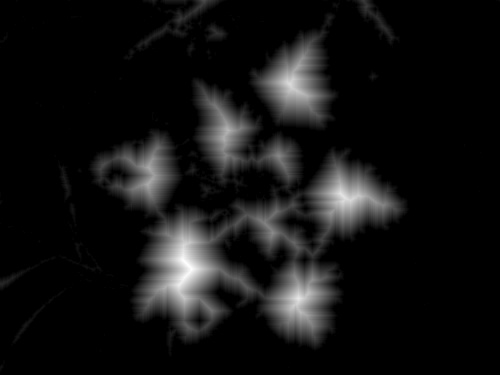
#> input picture Extra Images/EditedTestLeaves.jpg, 500 x 375 px, found by its file name
$ python ImageEdit.py
#> lines starting #> are read from the running program, lines starting #| are printed output that depends on the picture; after the words box and inside, x2 and y2 are one past the last pixel; in counts of white or black regions, pixels touching at a corner belong together
import cv2

def find_max(img):
    maxPixel = 0
    for x in range(width):
        for y in range(height):
            if img[y, x] > maxPixel:
                maxPixel = img[y, x]
    return maxPixel

def max_locations(img, maxPixel, thresholdBrightness=.6):
    locations = []
    for x in range(width):
        for y in range(height):
            if img[y, x] >= thresholdBrightness * maxPixel:
                # .6 is a threshold
                locations.append((y, x))
    return locations

def get_connected_region(location, locations):
    checkLocations = [location]
    newCheckLocations = []
    checkedLocations = []
    region = []
    locations.remove(location)  # first spot is already checked
    while len(checkLocations) > 0:
        for check in checkLocations:
            if check in checkedLocations:
                pass
            else:
                checkedLocations.append(check)
                if (check[0]-1, check[1]) in locations:
                    newCheckLocations.append((check[0]-1, check[1]))
                    locations.remove((check[0]-1, check[1]))
                if (check[0]+1, check[1]) in locations:
                    newCheckLocations.append((check[0]+1, check[1]))
                    locations.remove((check[0]+1, check[1]))
                if (check[0], check[1]-1) in locations:
                    newCheckLocations.append((check[0], check[1]-1))
                    locations.remove((check[0], check[1]-1))
                if (check[0], check[1]+1) in locations:
                    newCheckLocations.append((check[0], check[1]+1))
                    locations.remove((check[0], check[1]+1))
        region += checkLocations
        checkLocations = newCheckLocations
        newCheckLocations = []
    return region

def get_all_regions(locations, img):
    regions = []
    while len(locations) > 0:
        region = get_connected_region(locations[0], locations)
        '''
        for location in region:
            img[location[0], location[1]] = 0
        '''
        regions.append(region)
    return regions

def keep_large_regions(regions, thresholdSize=100):
    for i in range(len(regions)-1, -1, -1):
        print(len(regions[i]))
        if len(regions[i]) < thresholdSize:
            regions.pop(i)
        else:
            pass

#img = cv2.imread('Rotated\\30.jpg', 0)
img = cv2.imread('EditedTestLeaves.jpg', 0)
#> img is the input picture: shape (375, 500); min 0, max 255, mean 19
cv2.imshow('Window', img)

(height, width) = img.shape
#> height = 375; width = 500
#print(height, width)

maxPixel = find_max(img)
#> after the loop in find_max, `for x in range(width):`: maxPixel = 255
#> maxPixel = 255
locations = max_locations(img, maxPixel, .6)    # .6 is default
#> locations = 4577 pairs, first value 62 to 318, second value 144 to 373
regions = get_all_regions(locations, img)
#> the loop in get_all_regions, `while len(locations) > 0:` made 9 passes
#> region on passes 7 to 9: [(211, 332)], [(210, 333)], [(200, 373)]
#> after the loop in get_all_regions, `while len(locations) > 0:`: regions = 9 items
#> regions = 9 items
keep_large_regions(regions, 100)                # 100 is default
#> the loop in keep_large_regions, `for i in range(len(regions)-1, -1, -1):` made 9 passes
#> i on passes 1, 2, 3, 4, 6, 7, 8, 9: 8, 7, 6, 5, 3, 2, 1, 0
#| 1
#| 1
#| 1
#| 858
#| 726
#| 705
#| 147
#| 2017
#> (further printed lines are left out)
#> after the loop in keep_large_regions, `for i in range(len(regions)-1, -1, -1):`: regions = 6 items

locations2 = max_locations(img, maxPixel, .4)
#> locations2 = 12216 pairs, first value 49 to 330, second value 127 to 388
regions2 = get_all_regions(locations2, img)
#> the loop in get_all_regions (call 2), `while len(locations) > 0:` made 10 passes
#> region on passes 1, 5: [(158, 127)], [(271, 222)]
#> regions2 = 10 items
keep_large_regions(regions2)
#> the loop in keep_large_regions (call 2), `for i in range(len(regions)-1, -1, -1):` made 10 passes
#| 2169
#| 1946
#| 123
#| 1895
#| 277
#| 1
#| 985
#| 3857
#> (further printed lines are left out)

for region in regions:
    for location in region:
        img[location[0], location[1]] = 0
#> this loop made 6 passes
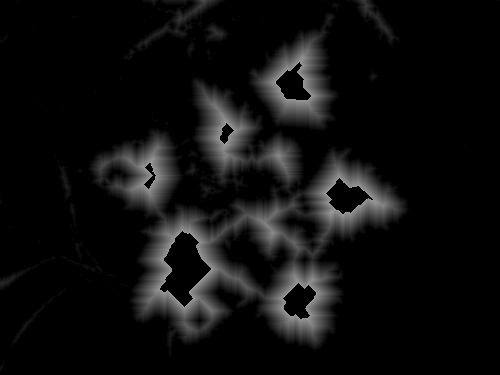
#> img: shape (375, 500); 2.44% of pixels changed, all inside (x1, y1, x2, y2) = (144, 62, 373, 319)

print(len(regions))
#| 6
print(len(regions2))
#| 8
print('Potential weeds: ', len(regions2)-len(regions))
#| Potential weeds:  2
#print(maxPixel, locations)
cv2.imshow('Window1', img)

# try to make any image possible
# next step: detect if potential weeds are inside boundary of plant
#    if yes, not a weed
#    if no, probably a weed

$ run again, with Extra Images/Rotated/30.jpg copied over Extra Images/EditedTestLeaves.jpg
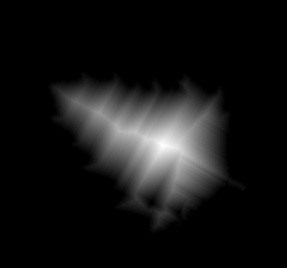
#> input picture Extra Images/Rotated/30.jpg, 287 x 268 px, found by its file name
#> img is the input picture: shape (268, 287); min 0, max 254, mean 20.6
#> after the loop in find_max, `for x in range(width):`: maxPixel = 254
#> `locations = max_locations(img, maxPixel, .6)`: locations = 2754 pairs, first value 120 to 174, second value 111 to 195
#> the loop in get_all_regions, `while len(locations) > 0:` made 1 pass
#> after the loop in get_all_regions, `while len(locations) > 0:`: regions = 1 item
#> the loop in keep_large_regions, `for i in range(len(regions)-1, -1, -1):` made 1 pass
#| 2754
#> locations2 = 6701 pairs, first value 100 to 193, second value 74 to 207
#> the loop in get_all_regions (call 2), `while len(locations) > 0:` made 1 pass
#> regions2 = 1 item
#> the loop in keep_large_regions (call 2), `for i in range(len(regions)-1, -1, -1):` made 1 pass
#| 6701
#> the loop `for region in regions:` made 1 pass
#> after the loop `for region in regions:`:
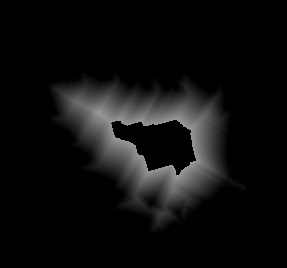
#> img: shape (268, 287); 3.58% of pixels changed, all inside (x1, y1, x2, y2) = (111, 120, 196, 175)
#| 1
#| 1
#| Potential weeds:  0

$ run again, with Extra Images/Edited Leaf.jpg copied over Extra Images/EditedTestLeaves.jpg
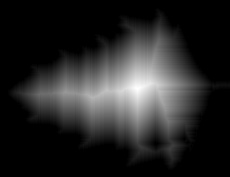
#> input picture Extra Images/Edited Leaf.jpg, 230 x 177 px, found by its file name
#> img is the input picture: shape (177, 230); min 0, max 255, mean 38.8
#> after the loop in find_max, `for x in range(width):`: maxPixel = 255
#> `locations = max_locations(img, maxPixel, .6)`: locations = 2745 pairs, first value 60 to 117, second value 81 to 172
#> the loop in get_all_regions, `while len(locations) > 0:` made 1 pass
#> after the loop in get_all_regions, `while len(locations) > 0:`: regions = 1 item
#> the loop in keep_large_regions, `for i in range(len(regions)-1, -1, -1):` made 1 pass
#| 2745
#> locations2 = 6611 pairs, first value 41 to 131, second value 38 to 186
#> the loop in get_all_regions (call 2), `while len(locations) > 0:` made 1 pass
#> regions2 = 1 item
#> the loop in keep_large_regions (call 2), `for i in range(len(regions)-1, -1, -1):` made 1 pass
#| 6611
#> the loop `for region in regions:` made 1 pass
#> after the loop `for region in regions:`:
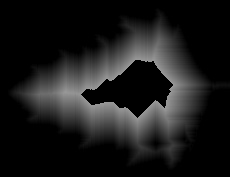
#> img: shape (177, 230); 6.74% of pixels changed, all inside (x1, y1, x2, y2) = (81, 60, 173, 118)
#| 1
#| 1
#| Potential weeds:  0
